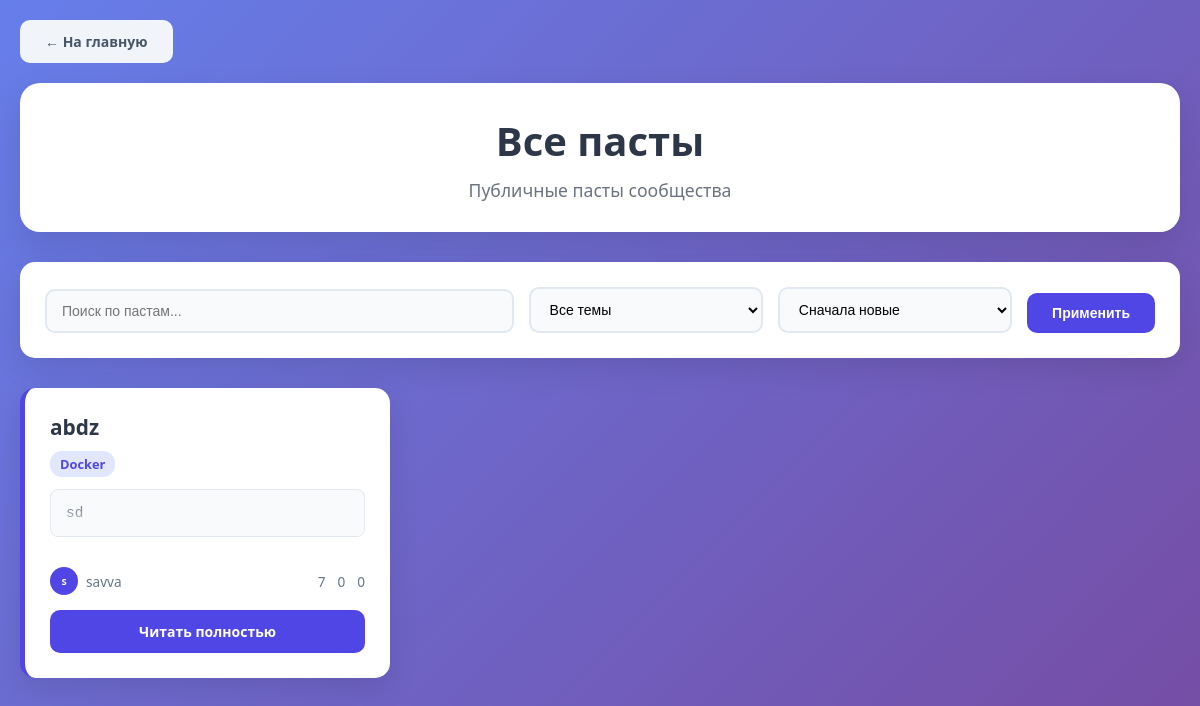
Before: /pastes/ with the older database file.
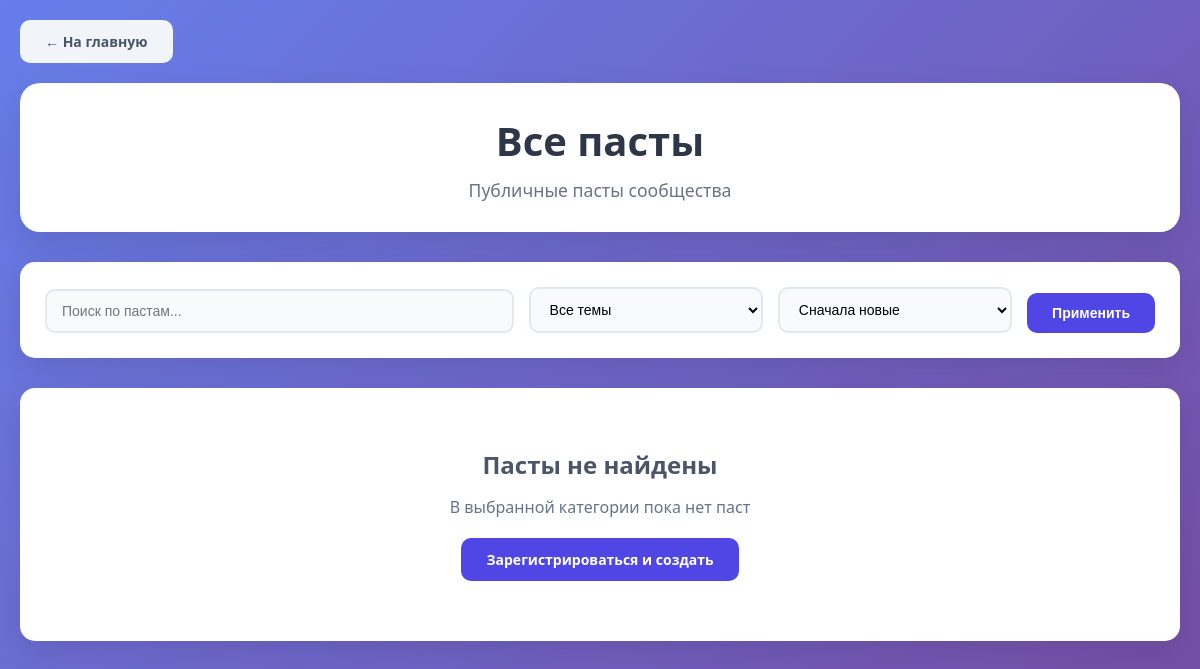
After: the same page with the newer database file.
### core/models.py (models this page shows, shortened)
class Paste(models.Model):
    class Visibility(models.TextChoices):
        PUBLIC = 'public', 'Публичная'
        PRIVATE = 'private', 'Приватная'
        UNLISTED = 'unlisted', 'Скрытая'
    title = models.CharField(max_length=100, verbose_name="Заголовок")
    content = models.TextField(verbose_name="Содержание")
    author = models.ForeignKey(
        settings.AUTH_USER_MODEL,
        on_delete=models.CASCADE,
        related_name='pastes',
        verbose_name="Автор"
    )
    topic = models.ForeignKey(
        Topic,
        on_delete=models.SET_NULL,
        null=True,
        blank=True,
        related_name='pastes',
        verbose_name="Тема"
    )
    visibility = models.CharField(
        max_length=10,
        choices=Visibility.choices,
        default=Visibility.PUBLIC,
        verbose_name="Видимость"
    )
    syntax = models.CharField(max_length=50, default='text', verbose_name="Синтаксис")
    created_at = models.DateTimeField(auto_now_add=True)
    updated_at = models.DateTimeField(auto_now=True)
    views_count = models.IntegerField(default=0, verbose_name="Просмотры")
    expires_at = models.DateTimeField(null=True, blank=True, verbose_name="Истекает")
    class Meta:
        ordering = ['-created_at']
        verbose_name = "Паста"
        verbose_name_plural = "Пасты"
        indexes = [
            models.Index(fields=['created_at']),
            models.Index(fields=['author', 'created_at']),
        ]
    @classmethod
    def get_active_pastes(cls):
        return cls.objects.filter(
            Q(expires_at__isnull=True) | Q(expires_at__gt=timezone.now())
        )

class Topic(models.Model):
    title = models.CharField(max_length=100, verbose_name="Название темы")
    description = models.TextField(blank=True, verbose_name="Описание")
    created_at = models.DateTimeField(auto_now_add=True)
    updated_at = models.DateTimeField(auto_now=True)
    is_public = models.BooleanField(default=True, verbose_name="Публичная тема")
    class Meta:
        ordering = ['title']
        verbose_name = 'Тема'
        verbose_name_plural = 'Темы'

### accounts/models.py (models this page shows, shortened)
class CustomUser(AbstractUser):
    class Role(models.TextChoices):
        USER = 'user', 'Пользователь'
        ADMIN = 'admin', 'Администратор'
        MODERATOR = 'moderator', 'Модератор'  # Исправлено с MODDERATOR на MODERATOR
    role = models.CharField(
        max_length=30,
        choices=Role.choices,
        default=Role.USER,
    )
    bio = models.TextField(max_length=500, blank=True)

### core/views.py (the view)
# urls.py: path('pastes/', views.paste_list, name='paste_list'),
def paste_list(request):
    pastes = Paste.get_active_pastes().filter(
        visibility=Paste.Visibility.PUBLIC
    )
    topic_id = request.GET.get('topic')
    if topic_id:
        pastes = pastes.filter(topic_id=topic_id)
    search_query = request.GET.get('q')
    if search_query:
        pastes = pastes.filter(
            Q(title__icontains=search_query) |
            Q(content__icontains=search_query) |
            Q(author__username__icontains=search_query)
        )
    sort_by = request.GET.get('sort', 'newest')
    if sort_by == 'likes':
        pastes = pastes.order_by('-views_count')
    elif sort_by == 'likes':
        pastes = pastes.annotate(like_count=Count('likes')).order_by('-like_count')
    else:
        pastes = pastes.order_by('-created_at')
    pastes = pastes.select_related('author', 'topic')
    topics = Topic.objects.filter(is_public=True)
    context = {
        'pastes': pastes,
        'topics': topics,
        'current_topic': topic_id,
        'search_query': search_query or '',
        'sort_by': sort_by,
    }
    return render(request, 'pages/paste_list.html', context)

### core/templates/pages/paste_list.html (shortened to what this page needs)
<!DOCTYPE html>
<html lang="ru">
<head>
</head>
<body>
    <div class="container">
        <div class="navigation">
            <a href="{% url 'home' %}" class="btn btn-secondary">← На главную</a>
        </div>
        <div class="header">
            <h1>Все пасты</h1>
            <p style="color: #6b7280; font-size: 1.1em;">Публичные пасты сообщества</p>
        </div>
        <div class="filters">
            <form method="get" class="filter-grid">
                <div class="form-group">
                    <input type="text" name="q" value="{{ search_query }}"
                           class="form-input" placeholder="Поиск по пастам...">
                </div>
                <div class="form-group">
                    <select name="topic" class="form-input">
                        <option value="">Все темы</option>
                    </select>
                </div>
                <div class="form-group">
                    <select name="sort" class="form-input">
                        <option value="newest" {% if sort_by == 'newest' %}selected{% endif %}>Сначала новые</option>
                    </select>
                </div>
                <button type="submit" class="btn btn-primary">Применить</button>
            </form>
        </div>
        {% if pastes %}
            <div class="pastes-grid">
                {% for paste in pastes %}
                <div class="paste-card">
                    <div>
                        <div class="paste-header">
                            <h3 class="paste-title">
                                <a href="{% url 'paste_detail' paste.id %}"
                                   style="color: inherit; text-decoration: none;">
                                    {{ paste.title }}
                                </a>
                            </h3>
                            {% if paste.topic %}
                                <span class="topic-badge">{{ paste.topic.title }}</span>
                            {% endif %}
                        </div>
                        <div class="paste-preview">
                            {{ paste.content|truncatechars:200 }}
                        </div>
                    </div>
                    <div class="paste-meta">
                        <div class="author-info">
                            <div class="author-avatar">
                                {{ paste.author.username|first|upper }}
                            </div>
                            <span>{{ paste.author.username }}</span>
                        </div>
                        <div class="stats">
                            <div class="stat">{{ paste.views_count }}</div>
                            <div class="stat">{{ paste.likes.count }}</div>
                            <div class="stat">{{ paste.comments.count }}</div>
                        </div>
                    </div>
                    <a href="{% url 'paste_detail' paste.id %}" class="btn btn-primary"
                       style="margin-top: 15px; display: block; text-align: center;">
                        Читать полностью
                    </a>
                </div>
                {% endfor %}
            </div>
        {% else %}
            <div class="empty-state">
                <h3>Пасты не найдены</h3>
                <p style="color: #64748b; margin-bottom: 20px;">
                    {% if search_query %}
                        По запросу "{{ search_query }}" ничего не найдено
                    {% else %}
                        В выбранной категории пока нет паст
                    {% endif %}
                </p>
                {% if user.is_authenticated %}
                    <a href="{% url 'create_paste' %}" class="btn btn-primary">Создать первую пасту</a>
                {% else %}
                    <a href="{% url 'register' %}" class="btn btn-primary">Зарегистрироваться и создать</a>
                {% endif %}
            </div>
        {% endif %}
    </div>
</body>
</html>

Changed rows visible on the page:
removed Paste: title "abdz", topic "Docker", content "sd", author.username|first "S", author.username "savva", views_count "7", likes.count "0", comments.count "0"
Other visible differences:
text now shown: "Пасты не найдены В выбранной категории пока нет паст Зарегистрироваться и создать"
